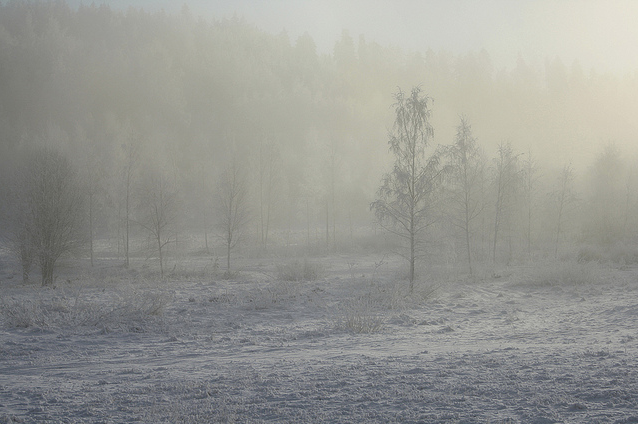
#> input picture chapter2-PointOperations/images/Landscape4ContrastStretching.png, 638 x 424 px
$ jupyter execute --allow-errors PointOperations.ipynb
#> lines starting #> are read from the running program, lines starting #| are printed output that depends on the picture; after the words box and inside, x2 and y2 are one past the last pixel; in counts of white or black regions, pixels touching at a corner belong together
# Spatial Operations 空域运算
## 点运算

## 邻域运算

# 1. 对比度拉伸
Contrast Stretching
## 原理

对比度拉伸，也被称为对比度拉伸增强或对比度扩展，是一种图像增强技术，其目的是提高图像的对比度。这种技术通常在图像的对比度较低时使用，例如在雾天拍摄的图片或在某些医学成像应用中。

主要作用：将原始图像的灰度级从一个较小的范围扩展到更广的范围。

例如：一个图像的像素值主要集中在100到150之间，说明图像可能比较暗淡和对比度低。对比度拉伸可以将这些值重新映射，使得它们覆盖更大的范围（0～255），从而使图像看起来更明亮，对比度更高。

实现步骤：
1. 设定图像中的最低灰度值（$L$）和最高灰度值（$H$）。
2. 对图像中的每个像素值 $f(x,y)$ 应用以下线性变换：

$$
f'(x,y)=\frac{f(x,y)-L}{H-L}\times 25
$$

其中 $f'(x,y)$ 是调整后的像素值，灰度值范围就会从 $L\sim H$ 变成 $0\sim255$。
（低于 $L$ 映射为 $0$，高于 $H$ 映射为 $255$）

它源于数据归一化，将数据调整到 [0,1] 范围内

$$
\frac{x-x_{min}}{x_{max}-x_{min}}
$$

## 拓展

### 将灰度映射至任意范围
- 设像素值范围为 [a, b]，我们想将其拉伸到 [c, d]，则对比度拉伸可以表示为：

$$
s = \frac{(d-c)(r-a)}{b-a} + c
$$

其中：
- r 是原始图像的像素值。
- s 是拉伸后的像素值。
- a 是原始图像的最小像素值。
- b 是原始图像的最大像素值。
- c 和 d 是拉伸后的像素值范围。

### 分段对比度拉伸

## 实现

使用OpenCV，对比度拉伸可以简单地使用`cv2.normalize()`函数实现，例如：

[cell 1]
import cv2
import matplotlib.pyplot as plt
import numpy as np

# 读取图像
original_image = cv2.cvtColor(cv2.imread('images/Landscape4ContrastStretching.png'), cv2.COLOR_BGR2RGB)

# 对比度拉伸
stretched_image = cv2.normalize(original_image, None, 0, 255, cv2.NORM_MINMAX)

# 显示原始和拉伸后的图像
plt.figure(figsize=(8, 8))
plt.subplot(1, 2, 1)
plt.imshow(original_image, cmap='gray');
plt.title('Original Image')
plt.subplot(1, 2, 2)
plt.imshow(stretched_image, cmap='gray');
plt.title('Stretched Image')
plt.show()
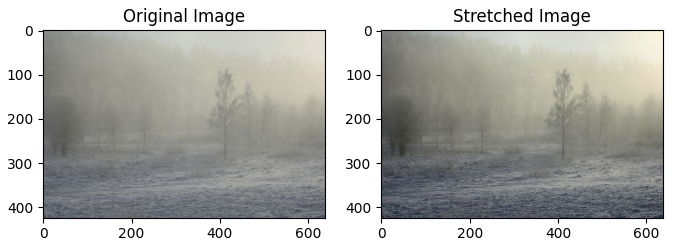
#> figure drawn by matplotlib, 2 panels

这种方法同样可以应用于彩色图像的每个通道，但请注意，直接对RGB图像的每个通道进行操作可能会导致颜色失真。在某些情况下，可能更适合先将图像转换到其他颜色空间（如HSV或LAB）并仅拉伸亮度或亮度通道。

当图片的灰度最小值不等于 0 时，或者灰度最大值不等于 255，需要做对比度拉伸。
解决图像灰度范围不够广，图像的动态范围。通常是图像处理最后一步。

## 根据公式手动实现

[cell 2]
import cv2
import matplotlib.pyplot as plt
import numpy as np

# 读取图像
original_image = cv2.cvtColor(cv2.imread('images/Landscape4ContrastStretching.png'), cv2.COLOR_BGR2RGB)


def contrast_stretching(original_image, max_out=255):
#> called with max_out = 255
    min_val = np.min(original_image)
#> min_val = 47
    max_val = np.max(original_image)
#> max_val = 233
    stretched_image = (original_image - min_val) / (max_val - min_val) * max_out
    return stretched_image.astype(np.uint8)


# 对比度拉伸
stretched_image = contrast_stretching(original_image, 255)

# 显示原始和拉伸后的图像
plt.figure(figsize=(8, 8))
plt.subplot(1, 2, 1)
plt.imshow(original_image, cmap='gray')
plt.title('Original Image')
plt.subplot(1, 2, 2)
plt.imshow(stretched_image, cmap='gray')
plt.title('Stretched Image')
plt.show()

Tips：对比度拉伸灰度图可能会看不清。

# 2. 强度阈值化

结果：将图像从灰度图转换为二值图像。

基本思想：假设图像中有明显的目标和背景，则其灰度直方图呈双峰分布，当灰度级直方图具有双峰特性时，<u>选取两峰之间的谷对应的灰度级作为阈值</u>。

## 2.1 固定阈值

设置一个特定的阈值。高于阈值的像素将被设置为一个值（白色），而低于阈值的像素将被设置为另一个值（黑色）。

实现步骤：
1. 选择阈值：设定一个灰度级阈值 $T$
2. 应用阈值：对图像中的每个像素 $f(x,y)$ 进行如下操作：
- 如果 $f(x,y)\ge T$，则 $f'(x,y)=MAX$（255，白色）
- 如果 $f(x,y)< T$，则 $f'(x,y)= MIN$（0，黑色）

效果：阈值化后的图像只包含两种颜色，使得图像的某些特征更加突出。

函数： `cv2.threshold(src, thresh, maxval, type)`

参数说明：
- 参数1： 原图像
- 参数2： 对像素值进行分类的阈值
- 参数3： 当像素值高于(小于)阈值时，应该被赋予的新的像素值
- 参数4： 第四个参数是阈值方法。

返回值有两个：
1. `ret`：一个整数值，表示阈值操作的结果。对于二值化操作，这个值通常会根据操作类型有所不同：
- 如果成功执行了阈值操作，`ret` 通常为 0。
- 如果遇到错误，`ret` 可能不为 0，具体含义取决于 OpenCV 的实现。
2. `thresholded_img`：处理后的图像，二值化后的结果。

[cell 3]
import cv2
import matplotlib.pyplot as plt

# 灰度图读入
img = cv2.imread('./images/thresh.png', 0)
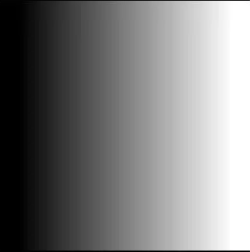
#> input picture chapter2-PointOperations/images/thresh.png, 250 x 252 px
threshold = 127

plt.figure(figsize=(5, 5))
plt.subplot(1, 2, 1)
# 阈值分割
_, th = cv2.threshold(img, threshold, 255, cv2.THRESH_BINARY)
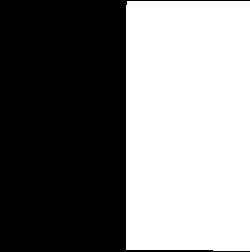
#> th: shape (252, 250); 49.1% white; 1 white region, box (x1, y1, x2, y2) and area: (126, 1, 250, 251) 30909
plt.imshow(th, cmap='gray');
plt.title('builtin function')

# img > threshold 逻辑判断返回 0-1
img_thresh = (img > threshold) * 255
plt.subplot(1, 2, 2)
plt.imshow(img_thresh, cmap='gray');
plt.title('Our function')

print(np.array_equal(th, img_thresh))  # 判断我们两种方法生成的array是否相等
#| True

[cell 4]
img2 = cv2.imread('images/sample-强度阈值化.png', 0)
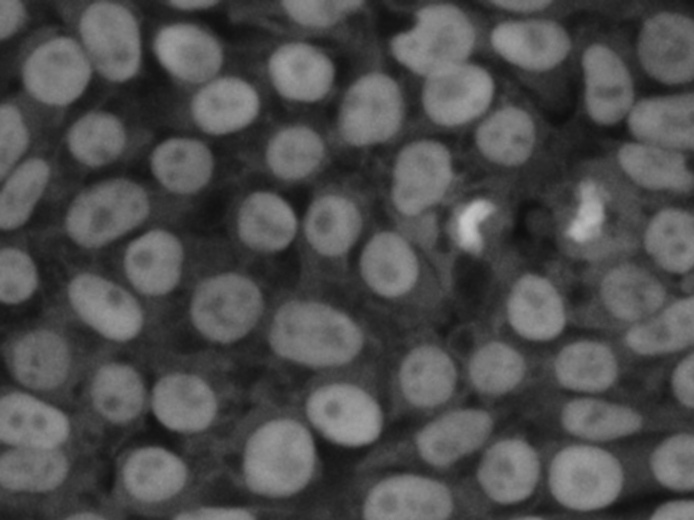
#> input picture chapter2-PointOperations/images/sample-强度阈值化.png, 694 x 520 px
#> img2 is the input picture: shape (520, 694); min 15, max 197, mean 77.1
thresholds = [50, 80, 100]

plt.figure(figsize=(8, 8))
for i in range(len(thresholds)):
    plt.subplot(1, len(thresholds), i + 1)
    img_thresh = (img2 > thresholds[i])  # * 255
    plt.imshow(img_thresh, cmap='gray')

结果极大地依赖于阈值的设定
- 阈值过小：图像偏白
- 阈值过大：图像偏黑

小结
- 对比度拉伸的极限情况。
- 生成灰度图像的二值图像。
- 将阈值以下的值设为黑色，将阈值以上（包括阈值）的值设为白色。
- 结果极大地依赖于阈值的设定。

### 练习题

### 其他的固定阈值函数

- `THRESH_BINARY`：$\operatorname{det}(x, y)= \begin{cases}\text { maxval } & \text { if } \operatorname{src}(x, y)>\text { thresh } \\ 0 & \text { otherwise }\end{cases}$
- `THRESH_BINARY_INV`：$\operatorname{dst}(x, y)= \begin{cases}0 & \text { if } \operatorname{arc}(x, y)>\text { threshold } \\ \text { maxval } & \text { otherwise }\end{cases}$
- `THRESH_TRUNC`：$\operatorname{dst}(x, y)= \begin{cases}\operatorname{threshold} & \text { if } \operatorname{src}(x, y)>\operatorname{threshold} \\ \operatorname{src}(x, y) & \text { otherwise }\end{cases}$
- `THRESH_TOZERO`：$\operatorname{dst}(x, y)= \begin{cases}\operatorname{src}(x, y) & \text { if } \operatorname{src}(x, y)>\operatorname{threshold} \\ 0 & \text { otherwise }\end{cases}$
- `THRESH_TOZERO_INV`：$\operatorname{dst}[x, y)= \begin{cases}0 & \text { if } \operatorname{src}(x, y)>\text { threshold } \\ \operatorname{src}(x, y) & \text { otherwise }\end{cases}$

### 固定阈值不同方法比较

[cell 5]
#导入第三方包
import cv2
from matplotlib import pyplot as plt

#
#opencv读取图像
img = cv2.imread('./images/person.png', 0)
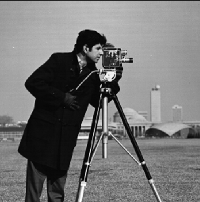
#> input picture chapter2-PointOperations/images/person.png, 200 x 202 px
#> img is the input picture: shape (202, 200); min 0, max 255, mean 117.3
# 5 种阈值法图像分割
_, thresh1 = cv2.threshold(img, 127, 255, cv2.THRESH_BINARY)
#> thresh1: shape (202, 200); 58.4% white; 85 black regions (80 under 20 px), largest, box (x1, y1, x2, y2) and area: (0, 29, 200, 202) 16286, (0, 0, 200, 1) 200, (7, 135, 16, 143) 31, (128, 167, 139, 174) 27, (101, 70, 112, 75) 25
_, thresh2 = cv2.threshold(img, 127, 255, cv2.THRESH_BINARY_INV)
_, thresh3 = cv2.threshold(img, 127, 255, cv2.THRESH_TRUNC)
_, thresh4 = cv2.threshold(img, 127, 255, cv2.THRESH_TOZERO)
_, thresh5 = cv2.threshold(img, 127, 255, cv2.THRESH_TOZERO_INV)
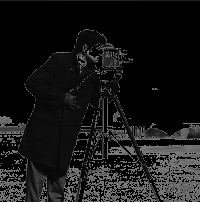
#> thresh5: shape (202, 200); min 0, max 127, mean 22.5

images = [img, thresh1, thresh2, thresh3, thresh4, thresh5]
#使用for循环进行遍历，matplotlib进行显示
for i in range(6):
    plt.subplot(2, 3, i + 1)
    plt.imshow(images[i], cmap='gray')
    plt.xticks([])
    plt.yticks([])

plt.suptitle('fixed threshold')
plt.show()

## 2.2 自动阈值

### 2.2.1 Isodata 迭代法阈值

步骤

1. 求出图象的最大灰度值和最小灰度值，分别记为 $Z_{\max}$ 和 $Z_{\min}$，令初始阈值 $T_0=(Z_{\max}+Z_{\min})/2$；
2. 根据阈值 $T_K$ 将图象分割为前景和背景，分别求出两者的平均灰度值 $Z_O$ 和 $Z_B$ ；
3. 求出新阈值 $T_{K+1}=(Z_O+Z_B)/2$；
4. 若 $T_K==T_{K+1}$，则所得即为阈值；否则转 2，迭代计算；
5. 使用计算后的阈值进行固定阈值分割。

[cell 6]
import cv2
import numpy as np
import matplotlib.pyplot as plt


def best_thresh(img):
    img_array = np.array(img).astype(np.float32)  #转化成数组
    I = img_array
    zmax = np.max(I)
    zmin = np.min(I)
    tk = (zmax + zmin) / 2  #设置初始阈值
    #根据阈值将图像进行分割为前景和背景，分别求出两者的平均灰度zo和zb
    b = 1
    m, n = I.shape
    while b == 0:
        ifg = 0
        ibg = 0
        fnum = 0
        bnum = 0
        for i in range(1, m):
            for j in range(1, n):
                tmp = I(i, j)
                if tmp >= tk:
                    ifg = ifg + 1
                    fnum = fnum + int(tmp)  #前景像素的个数以及像素值的总和
                else:
                    ibg = ibg + 1
                    bnum = bnum + int(tmp)  #背景像素的个数以及像素值的总和
        #计算前景和背景的平均值
        zo = int(fnum / ifg)
        zb = int(bnum / ibg)
        if tk == int((zo + zb) / 2):
            b = 0
        else:
            tk = int((zo + zb) / 2)
    return tk


img = cv2.imread("./images/bird.png")
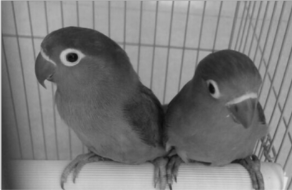
#> input picture chapter2-PointOperations/images/bird.png, 292 x 190 px
#> img is the input picture: shape (190, 292, 3); min 13, max 226, mean 122.9
img = cv2.cvtColor(img, cv2.COLOR_BGR2RGB)
gray = cv2.cvtColor(img, cv2.COLOR_RGB2GRAY)
img = cv2.resize(gray, (200, 200))  #大小
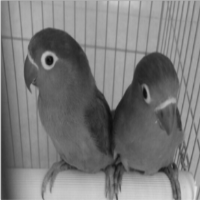
#> img: shape (200, 200); min 14, max 226, mean 122.8
yvzhi = best_thresh(img)
#> in best_thresh, `zmax = np.max(I)`: zmax = 226
#> in best_thresh, `zmin = np.min(I)`: zmin = 14
#> in best_thresh, `tk = (zmax + zmin) / 2`: tk = 120
#> yvzhi = 120
ret1, th1 = cv2.threshold(img, yvzhi, 255, cv2.THRESH_BINARY)
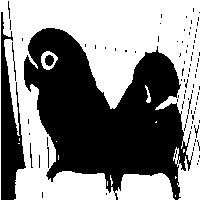
#> th1: shape (200, 200); 52.9% white; 88 black regions (79 under 20 px), largest, box (x1, y1, x2, y2) and area: (24, 28, 193, 200) 16024, (1, 12, 26, 200) 2267, (45, 55, 54, 66) 77
#> ret1 = 120
print(ret1)
#| 120.0
plt.figure(figsize=(5, 5))
plt.subplot(1, 2, 1)
plt.imshow(img, cmap='gray')
plt.subplot(1, 2, 2)
plt.imshow(th1, cmap='gray')
plt.show()

### 2.2.2 Otsu大津法

最大类间方差法， 1979年日本学者大津提出，是一种基于<u>全局阈值</u>的自适应方法。

灰度特性：图像分为前景和背景。当取最佳阈值时，两部分之间的差别应该是最大的，衡量差别的标准为最大类间方差。

直方图有两个峰值的图像，大津法求得的Ｔ近似等于两个峰值之间的低谷。

$$
\begin{align}
\omega_1&=\frac{N_1}{M \times N} \\
\omega_2&=\frac{N_2}{M \times N} \\
N_1+N_2&=M \times N \\
\omega_1+\omega_2&=1 \\
\mu&=\mu_1 \times \omega_1+\mu_2 \times \omega_2 \\
g&=\omega_1 \times\left(\mu-\mu_1\right)^2+\omega_2 \times\left(\mu-\mu_2\right)^2
\end{align}
$$
得到等价公式
$$
g=\omega_1 \times \omega_2 \times\left(\mu_1-\mu_2\right)^2
$$

等价于最小类内方差 $\omega_1\sigma_1^2+\omega_2\sigma_2^2$

符号说明

- T：图像 $I(x,y)$ 前景和背景的分割阈值
- $\omega_1$：属于前景的像素点数占整幅图像的比例记，其平均灰度 $\mu_1$
- $\omega_2$：背景像素点数占整幅图像的比例为，其平均灰度为 $\mu_2$
- $\mu$：图像的总平均灰度
- $g$：类间方差
- $N_1$：设图像的大小为 $M\times N$，图像中像素的灰度值小于阈值 $T$ 的像素个数
- $N_2$：像素灰度大于阈值 $T$ 的像素个数
- $\sigma$：强度方差

[cell 7]
import cv2
from matplotlib import pyplot as plt

img = cv2.imread('./images/noisy.png', 0)
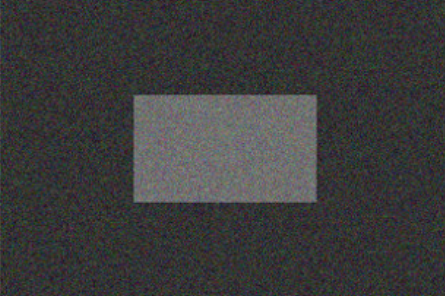
#> input picture chapter2-PointOperations/images/noisy.png, 445 x 296 px
#> img: shape (296, 445)
# 固定阈值法
ret1, th1 = cv2.threshold(img, 100, 255, cv2.THRESH_BINARY)
#> th1: shape (296, 445); 14.3% white; 1 white region, box (x1, y1, x2, y2) and area: (134, 95, 317, 202) 18871
#> (the rest of the program and of its run is left out)
